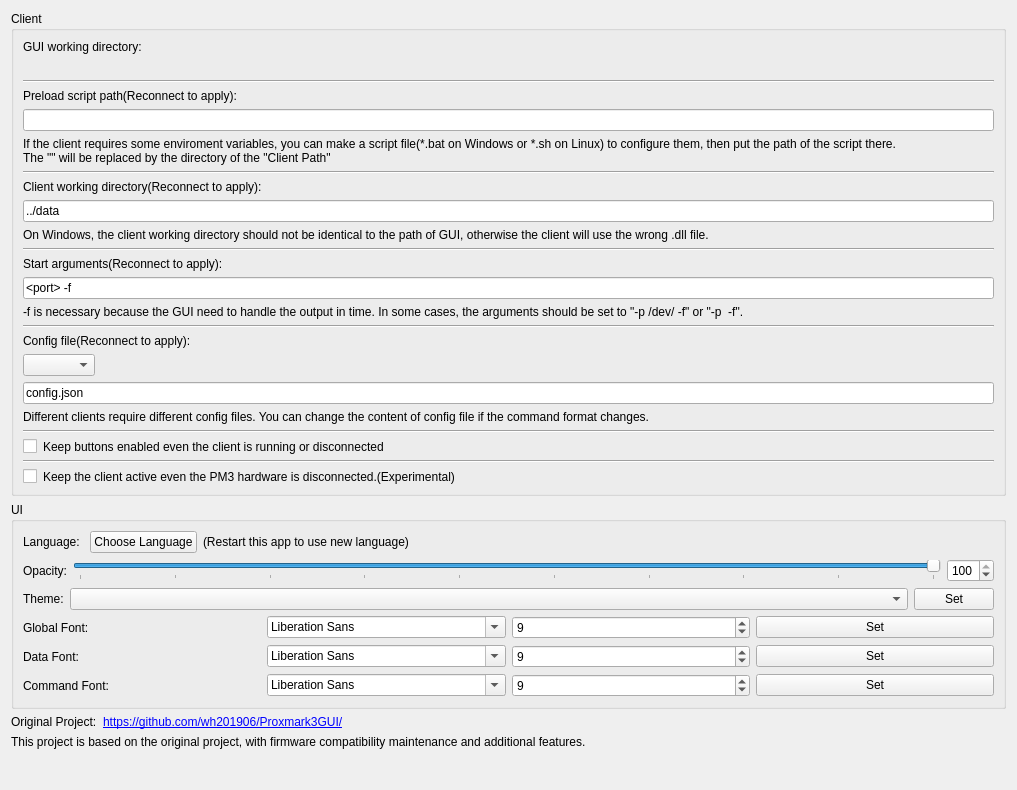
          <widget class="QWidget" name="Set_scrollAreaWidgetContents">
           <property name="geometry">
            <rect>
             <x>0</x>
             <y>0</y>
             <width>1017</width>
             <height>790</height>
            </rect>
           </property>
           <layout class="QHBoxLayout" name="horizontalLayout_36">
            <property name="spacing">
             <number>0</number>
            </property>
            <item>
             <layout class="QVBoxLayout" name="verticalLayout_12">
              <property name="spacing">
               <number>6</number>
              </property>
              <item>
               <widget class="QGroupBox" name="Set_clientGroupBox">
                <property name="title">
                 <string>Client</string>
                </property>
                <layout class="QVBoxLayout" name="verticalLayout_10">
                 <item>
                  <widget class="QLabel" name="label_65">
                   <property name="text">
                    <string>GUI working directory:</string>
                   </property>
                  </widget>
                 </item>
                 <item>
                  <widget class="QLabel" name="Set_Client_GUIWorkingDirLabel">
                   <property name="textInteractionFlags">
                    <set>Qt::LinksAccessibleByMouse|Qt::TextSelectableByMouse</set>
                   </property>
                  </widget>
                 </item>
                 <item>
                  <widget class="Line" name="line_9">
                   <property name="orientation">
                    <enum>Qt::Horizontal</enum>
                   </property>
                  </widget>
                 </item>
                 <item>
                  <widget class="QLabel" name="label_11">
                   <property name="text">
                    <string>Preload script path(Reconnect to apply):</string>
                   </property>
                  </widget>
                 </item>
                 <item>
                  <widget class="QLineEdit" name="Set_Client_envScriptEdit">
                   <property name="text">
                    <string/>
                   </property>
                  </widget>
                 </item>
                 <item>
                  <widget class="QLabel" name="label_13">
                   <property name="text">
                    <string>If the client requires some enviroment variables, you can make a script file(*.bat on Windows or *.sh on Linux) to configure them, then put the path of the script there.
The &quot;&lt;client dir&gt;&quot; will be replaced by the directory of the &quot;Client Path&quot;</string>
                   </property>
                   <property name="wordWrap">
                    <bool>true</bool>
                   </property>
                  </widget>
                 </item>
                 <item>
                  <widget class="Line" name="line_4">
                   <property name="orientation">
                    <enum>Qt::Horizontal</enum>
                   </property>
                  </widget>
                 </item>
                 <item>
                  <widget class="QLabel" name="label_19">
                   <property name="text">
                    <string>Client working directory(Reconnect to apply):</string>
                   </property>
                  </widget>
                 </item>
                 <item>
                  <widget class="QLineEdit" name="Set_Client_workingDirEdit">
                   <property name="text">
                    <string>../data</string>
                   </property>
                  </widget>
                 </item>
                 <item>
                  <widget class="QLabel" name="label_20">
                   <property name="text">
                    <string>On Windows, the client working directory should not be identical to the path of GUI, otherwise the client will use the wrong .dll file.</string>
                   </property>
                   <property name="wordWrap">
                    <bool>true</bool>
                   </property>
                  </widget>
                 </item>
                 <item>
                  <widget class="Line" name="line">
                   <property name="orientation">
                    <enum>Qt::Horizontal</enum>
                   </property>
                  </widget>
                 </item>
                 <item>
                  <widget class="QLabel" name="label_12">
                   <property name="text">
                    <string>Start arguments(Reconnect to apply):</string>
                   </property>
                  </widget>
                 </item>
                 <item>
                  <widget class="QLineEdit" name="Set_Client_startArgsEdit">
                   <property name="text">
                    <string>&lt;port&gt; -f</string>
                   </property>
                  </widget>
                 </item>
                 <item>
                  <widget class="QLabel" name="label_14">
                   <property name="text">
                    <string>-f is necessary because the GUI need to handle the output in time. In some cases, the arguments should be set to &quot;-p /dev/&lt;port&gt; -f&quot; or &quot;-p &lt;port&gt; -f&quot;.</string>
                   </property>
                   <property name="wordWrap">
                    <bool>true</bool>
                   </property>
                  </widget>
                 </item>
                 <item>
                  <widget class="Line" name="line_2">
                   <property name="orientation">
                    <enum>Qt::Horizontal</enum>
                   </property>
                  </widget>
                 </item>
                 <item>
                  <widget class="QLabel" name="label_63">
                   <property name="text">
                    <string>Config file(Reconnect to apply):</string>
                   </property>
                  </widget>
                 </item>
                 <item>
                  <layout class="QHBoxLayout" name="horizontalLayout_15">
                   <item>
                    <widget class="QComboBox" name="Set_Client_configFileBox">
                     <property name="sizeAdjustPolicy">
                      <enum>QComboBox::AdjustToContents</enum>
                     </property>
                    </widget>
                   </item>
                   <item>
                    <spacer name="horizontalSpacer_13">
                     <property name="orientation">
                      <enum>Qt::Horizontal</enum>
                     </property>
                     <property name="sizeHint" stdset="0">
                      <size>
                       <width>40</width>
                       <height>20</height>
                      </size>
                     </property>
                    </spacer>
                   </item>
                  </layout>
                 </item>
                 <item>
                  <widget class="QLineEdit" name="Set_Client_configPathEdit">
                   <property name="text">
                    <string>config.json</string>
                   </property>
                  </widget>
                 </item>
                 <item>
                  <widget class="QLabel" name="label_64">
                   <property name="text">
                    <string>Different clients require different config files. You can change the content of config file if the command format changes.</string>
                   </property>
                   <property name="wordWrap">
                    <bool>true</bool>
                   </property>
                  </widget>
                 </item>
                 <item>
                  <widget class="Line" name="line_8">
                   <property name="orientation">
                    <enum>Qt::Horizontal</enum>
                   </property>
                  </widget>
                 </item>
                 <item>
                  <layout class="QHBoxLayout" name="horizontalLayout_16">
                   <item>
                    <widget class="QCheckBox" name="Set_Client_forceEnabledBox">
                     <property name="sizePolicy">
                      <sizepolicy hsizetype="Minimum" vsizetype="Fixed">
                       <horstretch>0</horstretch>
                       <verstretch>0</verstretch>
                      </sizepolicy>
                     </property>
                     <property name="minimumSize">
                      <size>
                       <width>0</width>
                       <height>0</height>
                      </size>
                     </property>
                     <property name="text">
                      <string/>
                     </property>
                    </widget>
                   </item>
                   <item>
                    <widget class="QLabel" name="label_15">
                     <property name="sizePolicy">
                      <sizepolicy hsizetype="Expanding" vsizetype="Preferred">
                       <horstretch>0</horstretch>
                       <verstretch>0</verstretch>
                      </sizepolicy>
                     </property>
                     <property name="text">
                      <string>Keep buttons enabled even the client is running or disconnected</string>
                     </property>
                     <property name="wordWrap">
                      <bool>true</bool>
                     </property>
                    </widget>
                   </item>
                  </layout>
                 </item>
                 <item>
                  <widget class="Line" name="line_3">
                   <property name="orientation">
                    <enum>Qt::Horizontal</enum>
                   </property>
                  </widget>
                 </item>
                 <item>
                  <layout class="QHBoxLayout" name="horizontalLayout_18">
                   <item>
                    <widget class="QCheckBox" name="Set_Client_keepClientActiveBox">
                     <property name="sizePolicy">
                      <sizepolicy hsizetype="Minimum" vsizetype="Fixed">
                       <horstretch>0</horstretch>
                       <verstretch>0</verstretch>
                      </sizepolicy>
                     </property>
                     <property name="minimumSize">
                      <size>
                       <width>0</width>
                       <height>0</height>
                      </size>
                     </property>
                     <property name="text">
                      <string/>
                     </property>
                    </widget>
                   </item>
                   <item>
                    <widget class="QLabel" name="label_21">
                     <property name="sizePolicy">
                      <sizepolicy hsizetype="Expanding" vsizetype="Preferred">
                       <horstretch>0</horstretch>
                       <verstretch>0</verstretch>
                      </sizepolicy>
                     </property>
                     <property name="text">
                      <string>Keep the client active even the PM3 hardware is disconnected.(Experimental)</string>
                     </property>
                     <property name="wordWrap">
                      <bool>true</bool>
                     </property>
                    </widget>
                   </item>
                  </layout>
                 </item>
                </layout>
               </widget>
              </item>
              <item>
               <widget class="QGroupBox" name="groupBox_2">
                <property name="title">
                 <string>UI</string>
                </property>
                <layout class="QVBoxLayout" name="verticalLayout_11">
                 <item>
                  <layout class="QHBoxLayout" name="horizontalLayout_17">
                   <item>
                    <widget class="QLabel" name="label_16">
                     <property name="text">
                      <string>Language: </string>
                     </property>
                    </widget>
                   </item>
                   <item>
                    <widget class="QPushButton" name="Set_UI_setLanguageButton">
                     <property name="text">
                      <string>Choose Language</string>
                     </property>
                    </widget>
                   </item>
                   <item>
                    <widget class="QLabel" name="label_17">
                     <property name="text">
                      <string>(Restart this app to use new language)</string>
                     </property>
                    </widget>
                   </item>
                   <item>
                    <spacer name="horizontalSpacer_9">
                     <property name="orientation">
                      <enum>Qt::Horizontal</enum>
                     </property>
                     <property name="sizeHint" stdset="0">
                      <size>
                       <width>0</width>
                       <height>0</height>
                      </size>
                     </property>
                    </spacer>
                   </item>
                  </layout>
                 </item>
                 <item>
                  <widget class="QWidget" name="opacityWidget" native="true">
                   <layout class="QHBoxLayout" name="horizontalLayout_31">
                    <property name="leftMargin">
                     <number>0</number>
                    </property>
                    <property name="topMargin">
                     <number>0</number>
                    </property>
                    <property name="rightMargin">
                     <number>0</number>
                    </property>
                    <property name="bottomMargin">
                     <number>0</number>
                    </property>
                    <item>
                     <widget class="QLabel" name="label_70">
                      <property name="text">
                       <string>Opacity:</string>
                      </property>
                     </widget>
                    </item>
                    <item>
                     <widget class="QSlider" name="Set_UI_Opacity_slider">
                      <property name="minimum">
                       <number>10</number>
                      </property>
                      <property name="maximum">
                       <number>100</number>
                      </property>
                      <property name="value">
                       <number>100</number>
                      </property>
                      <property name="orientation">
                       <enum>Qt::Horizontal</enum>
                      </property>
                      <property name="tickPosition">
                       <enum>QSlider::TicksBelow</enum>
                      </property>
                     </widget>
                    </item>
                    <item>
                     <widget class="QSpinBox" name="Set_UI_Opacity_Box">
                      <property name="minimum">
                       <number>10</number>
                      </property>
                      <property name="maximum">
                       <number>100</number>
                      </property>
                      <property name="value">
                       <number>100</number>
                      </property>
                     </widget>
                    </item>
                   </layout>
                  </widget>
                 </item>
                 <item>
                  <layout class="QHBoxLayout" name="horizontalLayout_32">
                   <item>
                    <widget class="QLabel" name="label_71">
                     <property name="text">
                      <string>Theme:</string>
                     </property>
                    </widget>
                   </item>
                   <item>
                    <widget class="QComboBox" name="Set_UI_Theme_nameBox">
                     <property name="sizePolicy">
                      <sizepolicy hsizetype="Expanding" vsizetype="Fixed">
                       <horstretch>0</horstretch>
                       <verstretch>0</verstretch>
                      </sizepolicy>
                     </property>
                     <property name="toolTip">
                      <string>Theme changes apply immediately to the main window, terminal, docks and dialogs.</string>
                     </property>
                    </widget>
                   </item>
                   <item>
                    <widget class="QPushButton" name="Set_UI_Theme_setButton">
                     <property name="toolTip">
                      <string>Apply the selected theme now (no restart needed).</string>
                     </property>
                     <property name="text">
                      <string>Set</string>
                     </property>
                    </widget>
                   </item>
                  </layout>
                 </item>
                 <item>
                  <layout class="QHBoxLayout" name="horizontalLayout_33">
                   <item>
                    <widget class="QLabel" name="label_72">
                     <property name="text">
                      <string>Global Font:</string>
                     </property>
                    </widget>
                   </item>
                   <item>
                    <widget class="QFontComboBox" name="Set_UI_Font_nameBox"/>
                   </item>
                   <item>
                    <widget class="QSpinBox" name="Set_UI_Font_sizeBox">
                     <property name="minimum">
                      <number>1</number>
                     </property>
                     <property name="maximum">
                      <number>65535</number>
                     </property>
                     <property name="value">
                      <number>9</number>
                     </property>
                    </widget>
                   </item>
                   <item>
                    <widget class="QPushButton" name="Set_UI_Font_setButton">
                     <property name="text">
                      <string>Set</string>
                     </property>
                    </widget>
                   </item>
                  </layout>
                 </item>
                 <item>
                  <layout class="QHBoxLayout" name="horizontalLayout_34">
                   <item>
                    <widget class="QLabel" name="label_73">
                     <property name="text">
                      <string>Data Font:</string>
                     </property>
                    </widget>
                   </item>
                   <item>
                    <widget class="QFontComboBox" name="Set_UI_DataFont_nameBox"/>
                   </item>
                   <item>
                    <widget class="QSpinBox" name="Set_UI_DataFont_sizeBox">
                     <property name="minimum">
                      <number>1</number>
                     </property>
                     <property name="maximum">
                      <number>65535</number>
                     </property>
                     <property name="value">
                      <number>9</number>
                     </property>
                    </widget>
                   </item>
                   <item>
                    <widget class="QPushButton" name="Set_UI_DataFont_setButton">
                     <property name="text">
                      <string>Set</string>
                     </property>
                    </widget>
                   </item>
                  </layout>
                 </item>
                 <item>
                  <layout class="QHBoxLayout" name="horizontalLayout_35">
                   <item>
                    <widget class="QLabel" name="label_74">
                     <property name="text">
                      <string>Command Font:</string>
                     </property>
                    </widget>
                   </item>
                   <item>
                    <widget class="QFontComboBox" name="Set_UI_CMDFont_nameBox"/>
                   </item>
                   <item>
                    <widget class="QSpinBox" name="Set_UI_CMDFont_sizeBox">
                     <property name="minimum">
                      <number>1</number>
                     </property>
                     <property name="maximum">
                      <number>65535</number>
                     </property>
                     <property name="value">
                      <number>9</number>
                     </property>
                    </widget>
                   </item>
                   <item>
                    <widget class="QPushButton" name="Set_UI_CMDFont_setButton">
                     <property name="text">
                      <string>Set</string>
                     </property>
                    </widget>
                   </item>
                  </layout>
                 </item>
                </layout>
               </widget>
              </item>
               <item>
                <layout class="QHBoxLayout" name="horizontalLayout_29">
                 <item>
                  <widget class="QLabel" name="Set_About_projectLabel">
                   <property name="text">
                    <string>Original Project:</string>
                   </property>
                  </widget>
                 </item>
                 <item>
                  <widget class="QLabel" name="Set_About_projectLink">
                   <property name="sizePolicy">
                    <sizepolicy hsizetype="Expanding" vsizetype="Preferred">
                     <horstretch>0</horstretch>
                     <verstretch>0</verstretch>
                    </sizepolicy>
                   </property>
                   <property name="text">
                    <string notr="true">&lt;html&gt;&lt;head/&gt;&lt;body&gt;&lt;p&gt;&lt;a href=&quot;https://github.com/wh201906/Proxmark3GUI/&quot;&gt;&lt;span style=&quot; text-decoration: underline; color:#0000ff;&quot;&gt;https://github.com/wh201906/Proxmark3GUI/&lt;/span&gt;&lt;/a&gt;&lt;/p&gt;&lt;/body&gt;&lt;/html&gt;</string>
                   </property>
                   <property name="openExternalLinks">
                    <bool>true</bool>
                   </property>
                   <property name="textInteractionFlags">
                    <set>Qt::TextBrowserInteraction</set>
                   </property>
                  </widget>
                 </item>
                </layout>
               </item>
               <item>
                <widget class="QLabel" name="Set_About_descriptionLabel">
                 <property name="text">
                  <string>This project is based on the original project, with firmware compatibility maintenance and additional features.</string>
                 </property>
                 <property name="wordWrap">
                  <bool>true</bool>
                 </property>
                </widget>
               </item>
              <item>
               <spacer name="verticalSpacer_5">
                <property name="orientation">
                 <enum>Qt::Vertical</enum>
                </property>
                <property name="sizeHint" stdset="0">
                 <size>
                  <width>0</width>
                  <height>0</height>
                 </size>
                </property>
               </spacer>
              </item>
             </layout>
            </item>
            <item>
             <spacer name="horizontalSpacer_10">
              <property name="orientation">
               <enum>Qt::Horizontal</enum>
              </property>
              <property name="sizeType">
               <enum>QSizePolicy::Minimum</enum>
              </property>
              <property name="sizeHint" stdset="0">
               <size>
                <width>0</width>
                <height>0</height>
               </size>
              </property>
             </spacer>
            </item>
           </layout>
          </widget>
